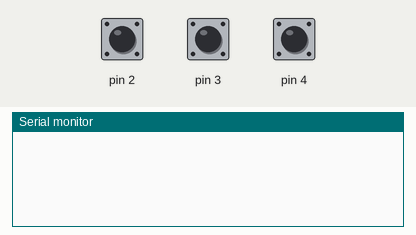
This sketch was run on a simulated Arduino Uno, built with avr-gcc and run on an emulated ATmega328P. Shown: the last lines printed to the serial monitor. The test bench sets the inputs (shaded band); at power-on: pin 2 HIGH, pin 4 HIGH, pin 3 HIGH.

Above: at 1.2 s.
1.3 s: pin 2 pulled LOW for 0.15 s
At 1.8 s:
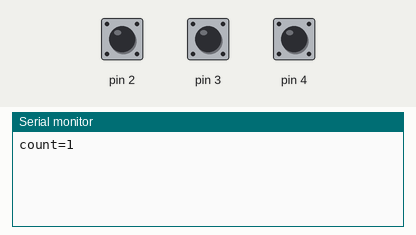
2.9 s: pin 4 pulled LOW for 0.15 s
At 4.1 s:
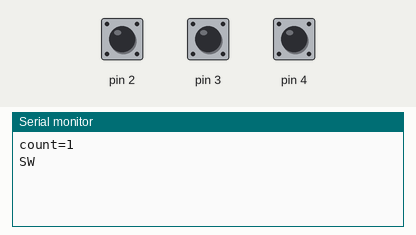
4.5 s: pin 2 pulled LOW for 1 s
At 5.5 s:
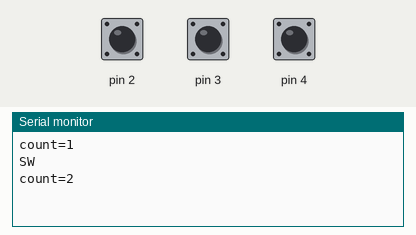

The sketch:

encoder-count.ino
```cpp
// encoder-count — tests assert: a KY-040 with CLK on D2, DT on D3 and SW on D4 (all
// INPUT_PULLUP). On each falling edge of CLK the count goes up when DT is high (clockwise: CLK
// falls first) and down when DT is low; every change prints "count=<n>" at 115200 baud. A press
// of the shaft (D4 falling) prints "SW". The pins are polled, so each detent counts exactly once.
int count = 0;
uint8_t lastClk = HIGH;
uint8_t lastSw = HIGH;

void setup() {
  Serial.begin(115200);
  pinMode(2, INPUT_PULLUP);
  pinMode(3, INPUT_PULLUP);
  pinMode(4, INPUT_PULLUP);
}

void loop() {
  uint8_t clk = digitalRead(2);
  if (lastClk == HIGH && clk == LOW) {
    count += digitalRead(3) == HIGH ? 1 : -1;
    Serial.print(F("count="));
    Serial.println(count);
  }
  lastClk = clk;
  uint8_t sw = digitalRead(4);
  if (lastSw == HIGH && sw == LOW) Serial.println(F("SW"));
  lastSw = sw;
}
```

Measured:
- after the input at 1.3 s, the serial monitor: prints a new line at once (image 1)
- after the input at 2.9 s, the serial monitor: prints a new line at once (image 2)
- after the input at 4.5 s, the serial monitor: prints a new line at once (image 3)
